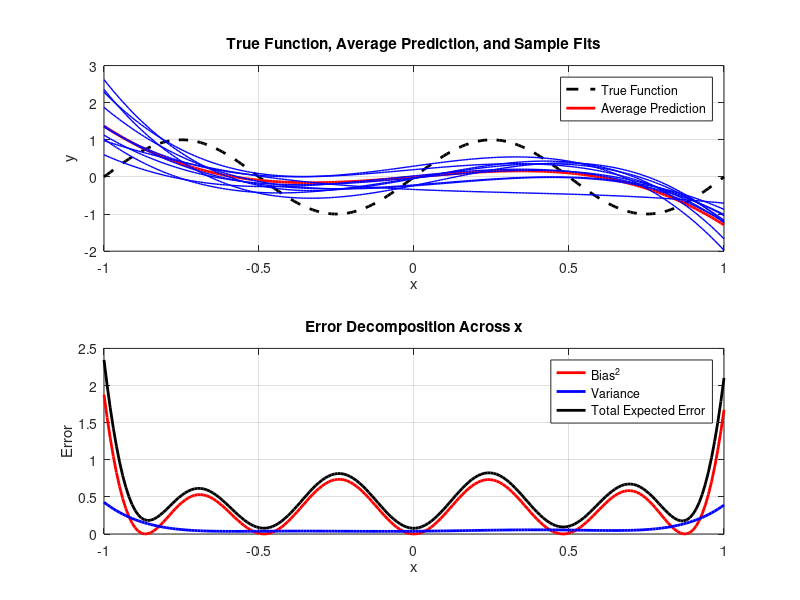

Here is the MATLAB script that generated this plot:
function bias_variance_decomposition
    % This script demonstrates the bias-variance trade-off by:
    %   1. Generating M independent training sets from a noisy sine function.
    %   2. Fitting a polynomial regression model (fixed degree) to each training set.
    %   3. Evaluating the predictions on a fine grid.
    %   4. Computing the bias^2 and variance at each grid point.
    %
    % The true function is f(x) = sin(2*pi*x). Noise is added to simulate real data.
    
    % Settings
    M = 100;             % Number of training sets (experiments)
    N = 30;              % Number of points per training set
    degree = 3;          % Polynomial degree (fixed for all experiments)
    noise_std = 0.2;     % Standard deviation of noise
    
    % True function
    true_function = @(x) sin(2*pi*x);
    
    % Evaluation grid
    x_fine = linspace(-1, 1, 200)';
    y_true = true_function(x_fine);
    
    % Preallocate matrix to store predictions from each experiment
    predictions = zeros(length(x_fine), M);
    
    % Loop over experiments (each with a new training set)
    for m = 1:M
        % Generate training data: x uniformly in [-1,1] and add noise
        x_train = -1 + 2 * rand(N,1);
        y_train = true_function(x_train) + noise_std * randn(N,1);
        
        % Build the design matrix for the current training set
        X_train = polynomialDesignMatrix(x_train, degree);
        % Compute polynomial coefficients using the normal equation
        w = (X_train' * X_train) \ (X_train' * y_train);
        
        % Evaluate the fitted model on the fine grid
        X_fine = polynomialDesignMatrix(x_fine, degree);
        predictions(:, m) = X_fine * w;
    end
    
    % Compute the average prediction over all experiments
    avg_prediction = mean(predictions, 2);
    
    % Compute the squared bias: (average prediction - true function)^2
    bias_sq = (avg_prediction - y_true).^2;
    
    % Compute the variance: variance of the predictions at each grid point
    variance = var(predictions, 0, 2);  % 0 -> normalization by (M-1)
    
    % Assume known noise variance (for reference)
    noise_variance = noise_std^2;
    
    % Total expected error (per grid point): bias^2 + variance + noise variance
    total_error = bias_sq + variance + noise_variance;
    
    %% Plot the results
    figure('Position',[100 100 900 600]);
    
    % Plot the true function, average prediction, and a few sample fits
    subplot(2,1,1);
    plot(x_fine, y_true, 'k--', 'LineWidth',2, 'DisplayName','True Function'); hold on;
    plot(x_fine, avg_prediction, 'r-', 'LineWidth',2, 'DisplayName','Average Prediction');
    % Plot 10 sample predictions to illustrate variability
    for m = 1:10
        plot(x_fine, predictions(:, m), 'b-', 'LineWidth',1, 'HandleVisibility','off');
    end
    xlabel('x'); ylabel('y');
    title('True Function, Average Prediction, and Sample Fits');
    legend('Location','Best');
    grid on;
    
    % Plot the bias^2, variance, and total error as functions of x
    subplot(2,1,2);
    plot(x_fine, bias_sq, 'r-', 'LineWidth',2, 'DisplayName','Bias^2');
    hold on;
    plot(x_fine, variance, 'b-', 'LineWidth',2, 'DisplayName','Variance');
    plot(x_fine, total_error, 'k-', 'LineWidth',2, 'DisplayName','Total Expected Error');
    xlabel('x'); ylabel('Error');
    title('Error Decomposition Across x');
    legend('Location','Best');
    grid on;
    
    % Display average error components over the grid
    fprintf('Average Bias^2: %.4f\n', mean(bias_sq));
    fprintf('Average Variance: %.4f\n', mean(variance));
    fprintf('Average Total Error (including noise): %.4f\n', mean(total_error));

    % save_all_figs_OPTION('results/bias_variance_decomposition','png',1)
end

%% Helper function: Create polynomial design matrix
function X_poly = polynomialDesignMatrix(x, degree)
    % Constructs the design matrix for polynomial regression.
    % Given a column vector x and a polynomial degree, returns a matrix with columns:
    % [1, x, x.^2, ..., x.^degree]
    
    N = length(x);
    X_poly = ones(N, degree+1);
    for d = 1:degree
        X_poly(:, d+1) = x.^d;
    end
end
